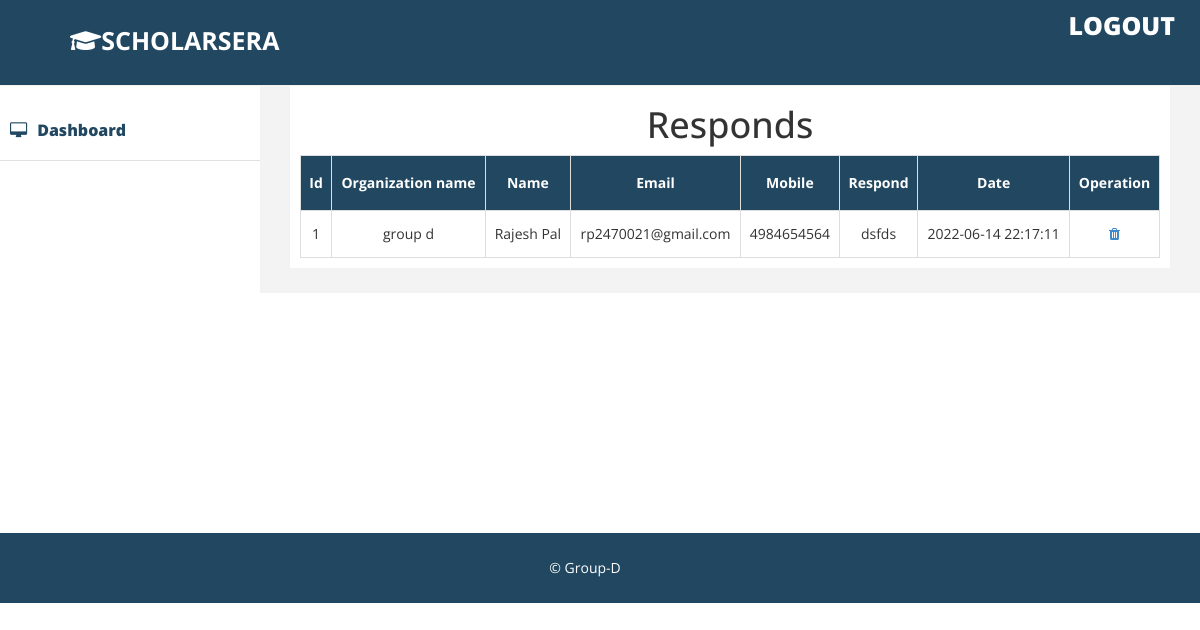
The app's page /admin/orgs_respond.php with its own data.
### tables this page shows
CREATE TABLE `org_responds` (
  `id` int(255) NOT NULL,
  `user` varchar(255) NOT NULL,
  `email` varchar(255) NOT NULL,
  `mobile` varchar(255) NOT NULL,
  `comments` varchar(255) NOT NULL,
  `org_name` varchar(255) NOT NULL,
  `submitted_by` datetime NOT NULL DEFAULT current_timestamp()
);

### admin/orgs_respond.php (the view, shortened to what this page needs)
<!DOCTYPE html>
<html xmlns="http://www.w3.org/1999/xhtml">
<head>
    <link href="assets/css/bootstrap.css" rel="stylesheet" />
     <link rel="stylesheet" href="https://cdnjs.cloudflare.com/ajax/libs/font-awesome/5.15.4/css/all.min.css">
    <link rel="stylesheet" href="https://maxcdn.bootstrapcdn.com/font-awesome/4.4.0/css/font-awesome.min.css">
    <link href="assets/css/custom.css" rel="stylesheet" />
</head>
<body>
    <div id="wrapper">
         <div class="navbar navbar-inverse navbar-fixed-top">
            <div class="adjust-nav">
                <div class="navbar-header">
                    <label class="logo"> <i class="fas fa-graduation-cap"></i>SCHOLARSERA</label>
                </div>
                 <span class="logout-spn" >
                  <a href="logout.php" style="color:#fff;">LOGOUT</a>
                </span>
            </div>
        </div>
        <nav class="navbar-default navbar-side" role="navigation">
            <div class="sidebar-collapse">
                <ul class="nav" id="main-menu">
                    <li >
                        <a href="index.php" ><i class="fa fa-desktop "></i>Dashboard</a>
                    </li>
                   </ul>
            </div>
        </nav>
        <div id="page-wrapper" >
            <div id="page-inner">
                <div class="row">
                    <div class="col-md-12">
<h1 style="text-align: center;">Responds</h1>
<table id="table">
  <tr>
    <th>Id</th>
    <th>Organization name</th>
    <th>Name</th>
    <th>Email</th>
    <th>Mobile</th>
    <th>Respond</th>
    <th>Date</th>
    <th colspan="2">Operation</th>
  </tr>
  <tbody>
    <?php
$conn=mysqli_connect("localhost","root","","project");
$selecrquery = "select * from org_responds ";
$query = mysqli_query($conn,$selecrquery);
while ($res = mysqli_fetch_array($query)) {
?>
    <tr>
                        <td><?php echo $res['id']; ?></td>
                        <td><?php echo $res['org_name']; ?></td>
                        <td><?php echo $res['user']; ?></td>
                        <td><?php echo $res['email']; ?></td>
                        <td><?php echo $res['mobile']; ?></td>
                        <td><?php echo $res['comments']; ?></td>
                        <td><?php echo $res['submitted_by']; ?></td>
                        <td><a href="delete_responds.php?id=<?php echo $res['id']; ?>" data-toggle="tooltip" data-placement="right" title="Delete"><i class="fa fa-trash" aria-hidden="true"></i></a></td>
                    </tr>
<?php
}
 ?>
    </tbody>
</table>
                    </div>
                </div>
            </div>
        </div>
    </div><br><br><br><br><br><br><br><br>
    <div class="footer">
             <div class="row">
                <div class="col-lg-12 text-center" >
                    &copy;  Group-D
                </div>
        </div>
        </div>
</body>
</html>

### admin/assets/css/custom.css (style rules this page uses)
body { font-family: 'Open Sans', sans-serif; line-height:30px; }
#wrapper { width: 100%; margin-top:50px; }
#page-wrapper { padding: 15px 15px; min-height: 600px; background:#F3F3F3; }
#page-inner { width:100%; margin:10px 20px 10px 0px; background-color:#fff!important; padding:10px; min-height:100px; }
.sidebar-collapse .nav { padding:0; padding-top:50px; }
.sidebar-collapse > .nav > li > a { padding:15px 10px; color: #214761; font-weight: 900; font-size: 16px; }
.sidebar-collapse > .nav > li { border-bottom:1px solid #e1e1e1; }
.navbar-side { border:none; background-color: #fff; }
.navbar-inverse { background-color: #214761; border-color: #F0F0F0; min-height: 80px; }
.nav > li > a > i { margin-right:10px; }
.logout-spn { float:right; color:#fff; font-size:25px; font-weight:800; margin:20px; margin: 10px 25px 10px 50px; }
.logout-spn a { text-decoration:none; }
.footer { background-color:#214761; width:100%; color:#fff; padding:20px 50px 20px 50px; padding-left:20px; }
@media (min-width:768px) { #page-wrapper { margin: 0 0 0 260px; padding: 15px 30px; min-height: 100px; } }
@media (min-width:768px) { .navbar-side { z-index: 1; position: absolute; width: 260px; } }

### admin/orgs_respond.php (style rules this page uses)
#table { text-align: center; border-collapse: collapse; width: 100%; }
#table td, #table th { border: 1px solid #ddd; padding: 8px; }
#table th { padding-top: 12px; padding-bottom: 12px; text-align: center; background-color: #214761; color: white; }
label.logo { color: white; font-size: 25px; line-height: 80px; padding: 0 70px; font-weight: bold; }

### records on screen
org_responds: id "1", org_name "group d", user "Rajesh Pal", email "rp2470021@gmail.com", mobile "4984654564", comments "dsfds", submitted_by "2022-06-14 22:17:11"
